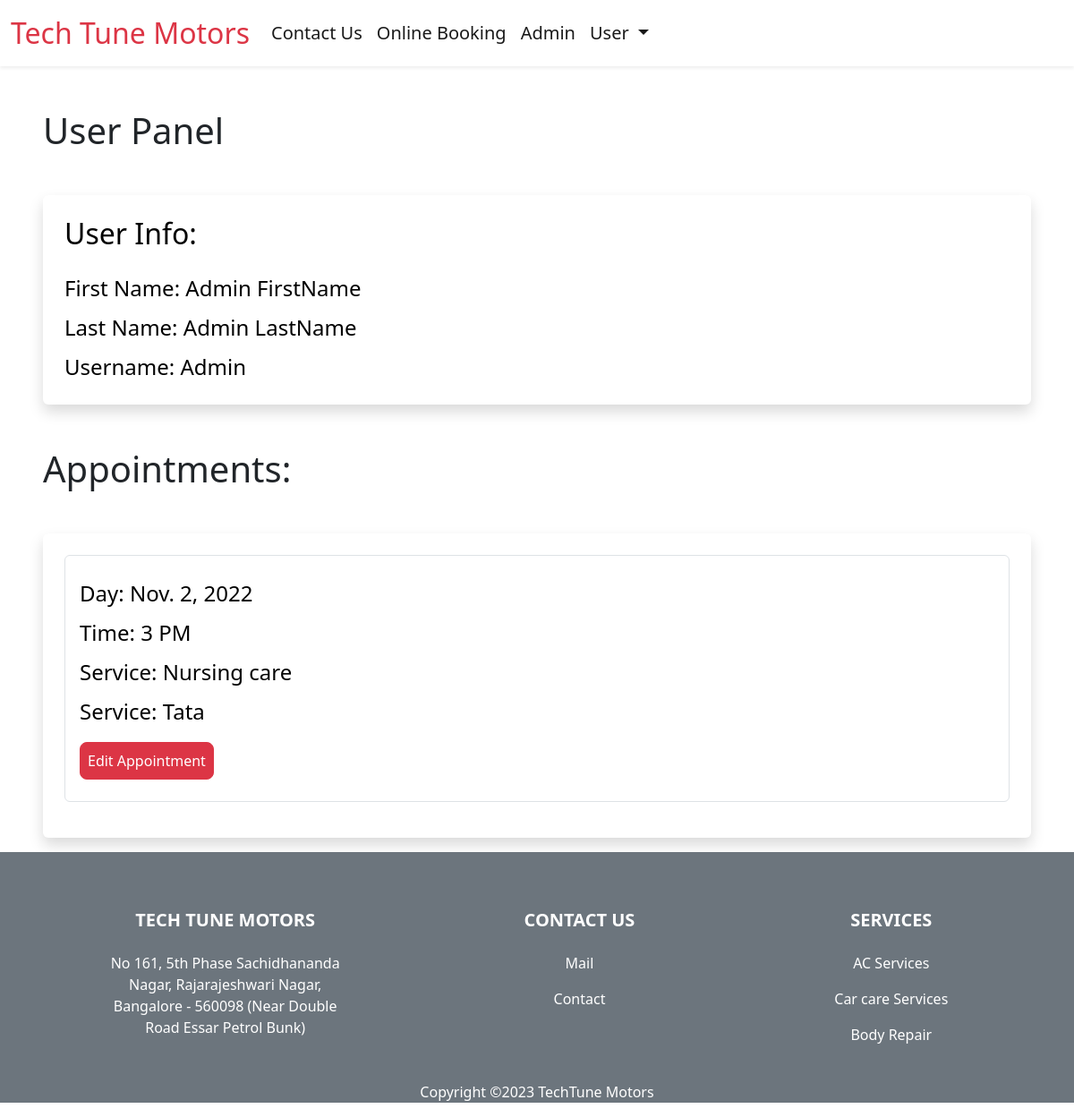
The page /user-panel (signed in) on the database its author committed.
### booking/models.py (models this page shows, shortened)
class Appointment(models.Model):
    user = models.ForeignKey(User, on_delete=models.CASCADE, null=True, blank=True)
    service = models.CharField(max_length=50, choices=SERVICE_CHOICES, default="Body Repair")
    day = models.DateField(default=datetime.now)
    time = models.CharField(max_length=10, choices=TIME_CHOICES, default="3 PM")
    time_ordered = models.DateTimeField(default=datetime.now, blank=True)
    brand = models.CharField(max_length=50, choices=BRAND_CHOICES, default="Tata")

### booking/views.py (the view)
# urls.py: path('user-panel', views.userPanel, name='userPanel'),
def userPanel(request):
    user = request.user
    appointments = Appointment.objects.filter(user=user).order_by('day', 'time')
    return render(request, 'userPanel.html', {
        'user':user,
        'appointments':appointments,
    })

### booking/templates/userPanel.html (shortened to what this page needs)
{% extends 'layout.html' %}
{% load static %}
{% block body %}
{% if user.is_authenticated %}
<h1 class=" ms-5 mt-5 ">User Panel</h1>
<div class="shadow p-4 mb-5 bg-body bg-body rounded text-black  m-5 ">
    <h2 class="">User Info:</h2>
    <ul class="list-group fs-4 mt-3">
            <li class="list-group mt-2">First Name: {{ user.first_name }}</li>
            <li class="list-group mt-2">Last Name: {{ user.last_name }}</li>
            <li class="list-group mt-2">Username: {{ user.username }}</li>
    </ul>
</div>
{% if appointments.count > 0 %}
<div class="mt-5 ">
    <h1 class=" ms-5">Appointments:</h1>
    <div class="shadow p-4 mb-3 bg-body bg-body rounded text-black  m-5">
        {% for appointment in appointments %}
        <div class="list-group fs-4 border p-3 mb-3">
            <p class="list-group mt-2">Day: {{ appointment.day }}</p>
            <p class="list-group mt-2">Time: {{ appointment.time }}</p>
            <p class="list-group mt-2">Service: {{ appointment.service }}</p>
            <p class="list-group mt-2">Service: {{ appointment.brand }}</p>
            <div class="mt-3 mb-2">
                <a class="btn btn-danger rounded-3 p-2" href="{% url 'userUpdate' appointment.id %}">Edit Appointment</a>
            </div>
        </div>
        {% endfor %}
    </div>
</div>
{% endif %}
{% else %}
<div class="shadow p-4 mb-5 bg-body bg-body rounded text-black  m-5">
    <h1 class="p-2  ms-3">First Sign in!</h1>
    <a href="{% url 'login' %}" class="btn btn-danger text-white">Sign in</a>
</div>
{% endif %}
{% endblock %}

### static/css/styles.css (style rules this page uses)
a { text-decoration:none; }

### rows shown on the page
Appointment: day "Nov. 2, 2022", time "3 PM", service "Nursing care", brand "Tata"

### other values the page prints
{{ user.first_name }} "Admin FirstName"
{{ user.last_name }} "Admin LastName"
{{ user.username }} "Admin"
